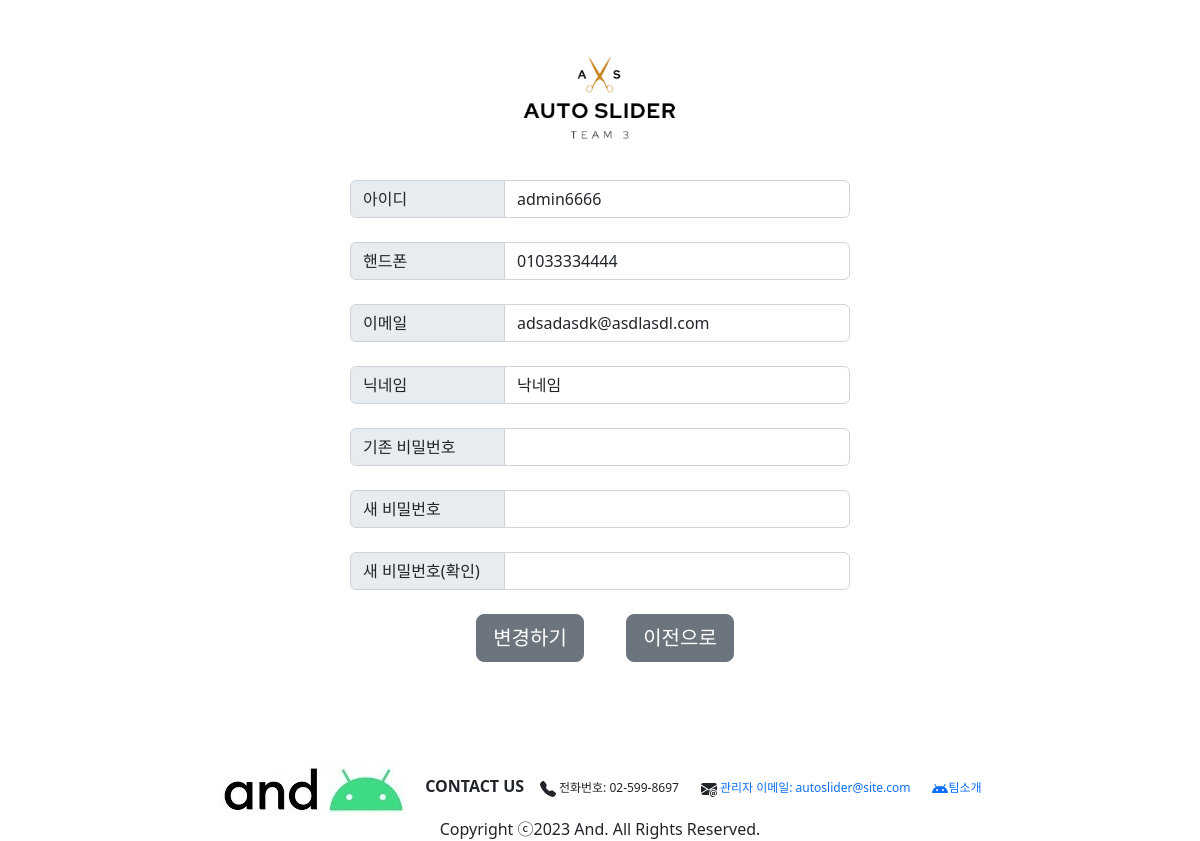
Screenshot of /profile/ (signed in) with the database file from the repository.
### common/models.py (models this page shows, shortened)
class CustomUser(AbstractUser):
    nickname = models.CharField(max_length=20, default='')
    phone_regex = RegexValidator(regex=r'^01([0|1|6|7|8|9])-?([0-9]{3,4})-?([0-9]{4})$') # 정규식 011-123-4567 혹은 010-1234-5678 기준
    phone = models.CharField(validators=[phone_regex], max_length=13, unique=True, verbose_name='phone', null=False, blank=False) # 010-1234-5678 기준 갯수
    USERNAME_FIELD = 'username'
    REQUIRED_FIELDS = ['phone', 'nickname', 'email']
    first_name = None
    last_name = None

### common/views.py (the view)
# urls.py: path('profile/', views.profile, name='profile'),
def profile(request):
    if request.method == 'POST':
        form = ChangeForm(request.POST, instance=request.user)
        form_pw = PasswordChangeForm(request.user, request.POST)
        if form.is_valid() and form_pw.is_valid():
            form.save()
            form_pw.save()
            new_password1 = form_pw.cleaned_data.get('new_password1')
            user = authenticate(password=new_password1)  # 사용자 인증
            auth_login(request, user)  # 로그인
            return redirect('common:login')
        else:
            new_password1 = request.POST.get('new_password1')
            new_password2 = request.POST.get('new_password2')
            context = {'new_password1': new_password1, 'new_password2': new_password2}
            return render(request, 'common/profile.html', context)
    else:
        form = ChangeForm(instance=request.user)
        form_pw = PasswordChangeForm(request.user)
        return render(request, 'common/profile.html', {'form':form, 'form_pw':form_pw})

### common/forms.py
class ChangeForm(UserChangeForm):
    nickname = forms.CharField(max_length=20)
    class Meta(UserChangeForm):
        model = CustomUser
        fields = ['username', 'password', 'nickname', 'phone', 'email']

### templates/common/profile.html (shortened to what this page needs)
{% extends 'base.html' %}
{% load static %}
{% block content %}
<div id="profile_container" class="profile container-fluid">
    <h1 id="profile_logo" class="logo">
        <a href="{% url 'common:login' %}"><img id="logo_img" src="{% static 'img/logo3.png' %}" class="img-fluid"></a>
    </h1>
    <div id="profile_content" class="profile_content">
        <form method="post" action="{% url 'common:profile' %}" id="profile_form">
        <div class="input-group mb-4">
            <span class="input-group-text" id="username">아이디</span>
            <input name="username" type="text" class="form-control" value="{{ user.username }}" aria-label="Username" aria-describedby="basic-addon1">
        </div>
        <div class="input-group mb-4">
            <span class="input-group-text" id="phone">핸드폰</span>
            <input name="phone" type="text" class="form-control" value="{{ user.phone }}" aria-label="Username" aria-describedby="basic-addon1">
        </div>
        <div class="input-group mb-4">
            <span class="input-group-text" id="email">이메일</span>
            <input name="email" type="text" class="form-control" value="{{ user.email }}" aria-label="Username" aria-describedby="basic-addon1">
        </div>
        <div class="input-group mb-4">
            <span class="input-group-text" id="nickname">닉네임</span>
            <input  name="nickname" type="text" class="form-control" value="{{ user.nickname }}" aria-label="Username" aria-describedby="basic-addon1">
        </div>
        <div class="input-group mb-4">
            <span class="input-group-text" id="old_password">기존 비밀번호</span>
            <input name="old_password" type="password" class="form-control" aria-label="Username" aria-describedby="basic-addon1">
        </div>
        <div class="input-group mb-4">
            <span class="input-group-text" id="new_password1">새 비밀번호</span>
            <input name="new_password1" type="password" class="form-control" aria-label="new_password1" aria-describedby="basic-addon1">
        </div>
        <div class="input-group mb-4">
            <span class="input-group-text" id="new_password2">새 비밀번호(확인)</span>
            <input name="new_password2" type="password" class="form-control" aria-label="new_password2" aria-describedby="basic-addon1">
        </div>
        </form>
        <div id="profile_div">
            <button type="submit" form="profile_form" class="btn btn-secondary btn-lg">변경하기</button>
        </div>
        <div id="pre_div">
            <button onclick="window.location.href='{% url 'boards:board_list' %}'" type="button" class="btn btn-secondary btn-lg">이전으로</button>
        </div>
    </div>
</div>
{% include 'footer.html' %}
{% endblock %}

### static/css/style.css (style rules this page uses)
#logo_img { position:relative; top:200px; width:200px; height:100px; }
#profile_div { width:200px; position:relative; left: 80px; }
#pre_div { width:200px; position:relative; left: 230px; bottom:48px; }
#profile_container { position:relative; top:100px; height:350px; }
#profile_logo { position:relative; bottom:300px; }
#profile_content { position:relative; bottom:100px; }
html, body, h1, h2, h3, h4, h5, h6, dl, dt, dd, ol, ul, li, div, p, strong, span { margin: 0; padding: 0; list-style: none; }
html, body { position: relative; width: 100%; height: 100%; }
a { text-decoration: none; }
.profile h1.logo { width: 100%; margin: 40px 0; }
.profile h1.logo a { display: block; }
.profile h1.logo #logo_img { display: block; margin: 0 auto; }
.profile_content { position:relative; width: 500px; margin: 0 auto; text-align:center; }
.profile_content #profile_form .input-group-text { width:155px; }

### rows the page displays
CustomUser: username "admin6666", phone "01033334444", email "adsadasdk@asdlasdl.com", nickname "낙네임"
